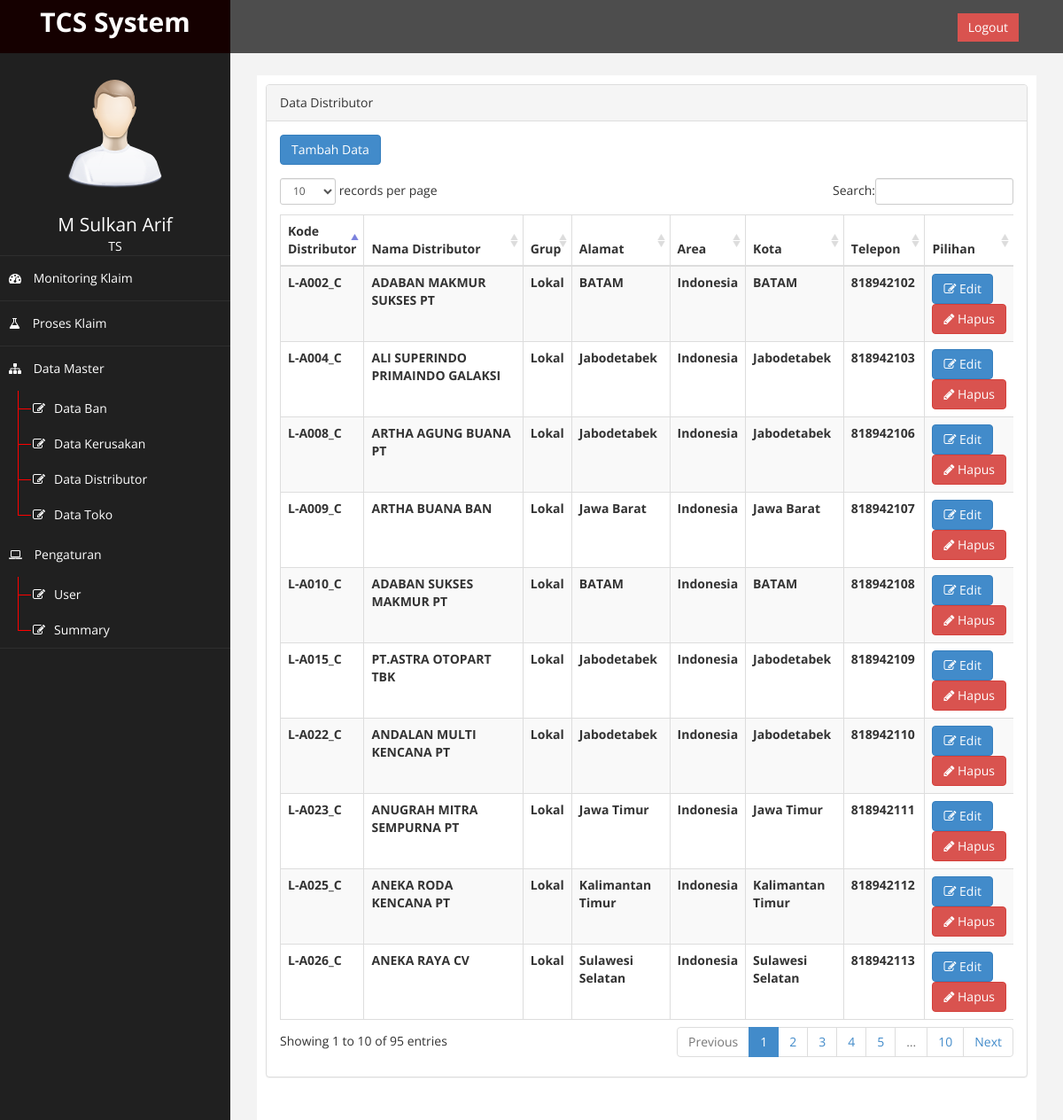
The app's page /?page=distributor (signed in) with its own data.
### tables this page shows
CREATE TABLE `db_distributor` (
  `id_distributor` int(200) NOT NULL AUTO_INCREMENT,
  `kode_distributor` varchar(100) NOT NULL,
  `nama_distributor` varchar(100) NOT NULL,
  `grup` enum('Internasional','Lokal') NOT NULL,
  `alamat` varchar(200) NOT NULL,
  `area` varchar(100) NOT NULL,
  `kota` varchar(100) NOT NULL,
  `telepon` int(100) NOT NULL,
  PRIMARY KEY (`id_distributor`)
);

### page/master/distributor/distributor.php (the view, shortened to what this page needs)
<?php
$result = mysqli_query($conn, "SELECT * FROM db_distributor" );
 ?>
<div class="row">
                <div class="col-md-12">
                    <div class="panel panel-default">
                        <div class ="panel-heading">
                             Data Distributor
                        </div>
                        <div class="panel-body">
                            <a href="?page=distributor&aksi=tambah" class="btn btn-primary" style="margin-bottom: 15px">Tambah Data</a>
                            <div class="table-responsive">
                                <table class="table table-striped table-bordered table-hover"  id="dataTables-example">
                                    <thead>
                                        <tr>
                                            <th>Kode Distributor</th>
                                            <th>Nama Distributor</th>
                                            <th>Grup</th>
                                            <th>Alamat</th>
                                            <th>Area</th>
                                            <th>Kota</th>
                                            <th>Telepon</th>
                                            <th>Pilihan</th>
                                        </tr>
                                    </thead>
                                      <tbody>
                                    <?php
                                    while($row = $result->fetch_assoc()) {
                                    ?>
                                    <tr>
                                            <th><?php echo $row["kode_distributor"]; ?></th>
                                            <th><?php echo $row["nama_distributor"]; ?></th>
                                            <th><?php echo $row["grup"]; ?></th>
                                            <th><?php echo $row["alamat"]; ?></th>
                                            <th><?php echo $row["area"]; ?></th>
                                            <th><?php echo $row["kota"]; ?></th>
                                            <th><?php echo $row["telepon"]; ?></th>
                                            <th>
                                                <a href="?page=distributor&aksi=edit&id_distributor=<?php echo $row ['id_distributor'] ?>" class="btn btn-primary"><i class="fa fa-edit "></i> Edit</a>
                                                <a onclick="return confirm ('Data akan di hapus, Anda Yakin ......?') " href="?page=distributor&aksi=hapus&id_distributor=<?php echo $row ['id_distributor']; ?>" class="btn btn-danger"><i class="fa fa-pencil"></i> Hapus</a>
                                            </th>
                                    </tr>
                                    <?php } ?>
                                    </tbody>
                                </table>
                            </div>
                        </div>
                    </div>
</div>

### assets/css/custom.css (style rules this page uses)
body { font-family: 'Open Sans', sans-serif; }

### records on screen
db_distributor: kode_distributor "L-A002_C", nama_distributor "ADABAN MAKMUR SUKSES PT", grup "Lokal", alamat "BATAM", area "Indonesia", kota "BATAM", telepon "818942102"
db_distributor: kode_distributor "L-A004_C", nama_distributor "ALI SUPERINDO PRIMAINDO GALAKSI", grup "Lokal", alamat "Jabodetabek", area "Indonesia", kota "Jabodetabek", telepon "818942103"
db_distributor: kode_distributor "L-A008_C", nama_distributor "ARTHA AGUNG BUANA PT", grup "Lokal", alamat "Jabodetabek", area "Indonesia", kota "Jabodetabek", telepon "818942106"
db_distributor: kode_distributor "L-A009_C", nama_distributor "ARTHA BUANA BAN", grup "Lokal", alamat "Jawa Barat", area "Indonesia", kota "Jawa Barat", telepon "818942107"
db_distributor: kode_distributor "L-A010_C", nama_distributor "ADABAN SUKSES MAKMUR PT", grup "Lokal", alamat "BATAM", area "Indonesia", kota "BATAM", telepon "818942108"
db_distributor: kode_distributor "L-A015_C", nama_distributor "PT.ASTRA OTOPART TBK", grup "Lokal", alamat "Jabodetabek", area "Indonesia", kota "Jabodetabek", telepon "818942109"
db_distributor: kode_distributor "L-A022_C", nama_distributor "ANDALAN MULTI KENCANA PT", grup "Lokal", alamat "Jabodetabek", area "Indonesia", kota "Jabodetabek", telepon "818942110"
db_distributor: kode_distributor "L-A023_C", nama_distributor "ANUGRAH MITRA SEMPURNA PT", grup "Lokal", alamat "Jawa Timur", area "Indonesia", kota "Jawa Timur", telepon "818942111"
db_distributor: kode_distributor "L-A025_C", nama_distributor "ANEKA RODA KENCANA PT", grup "Lokal", alamat "Kalimantan Timur", area "Indonesia", kota "Kalimantan Timur", telepon "818942112"
db_distributor: kode_distributor "L-A026_C", nama_distributor "ANEKA RAYA CV", grup "Lokal", alamat "Sulawesi Selatan", area "Indonesia", kota "Sulawesi Selatan", telepon "818942113"

### other values on screen
$_SESSION['nama'] "M Sulkan Arif"
$_SESSION['akses'] "TS"
